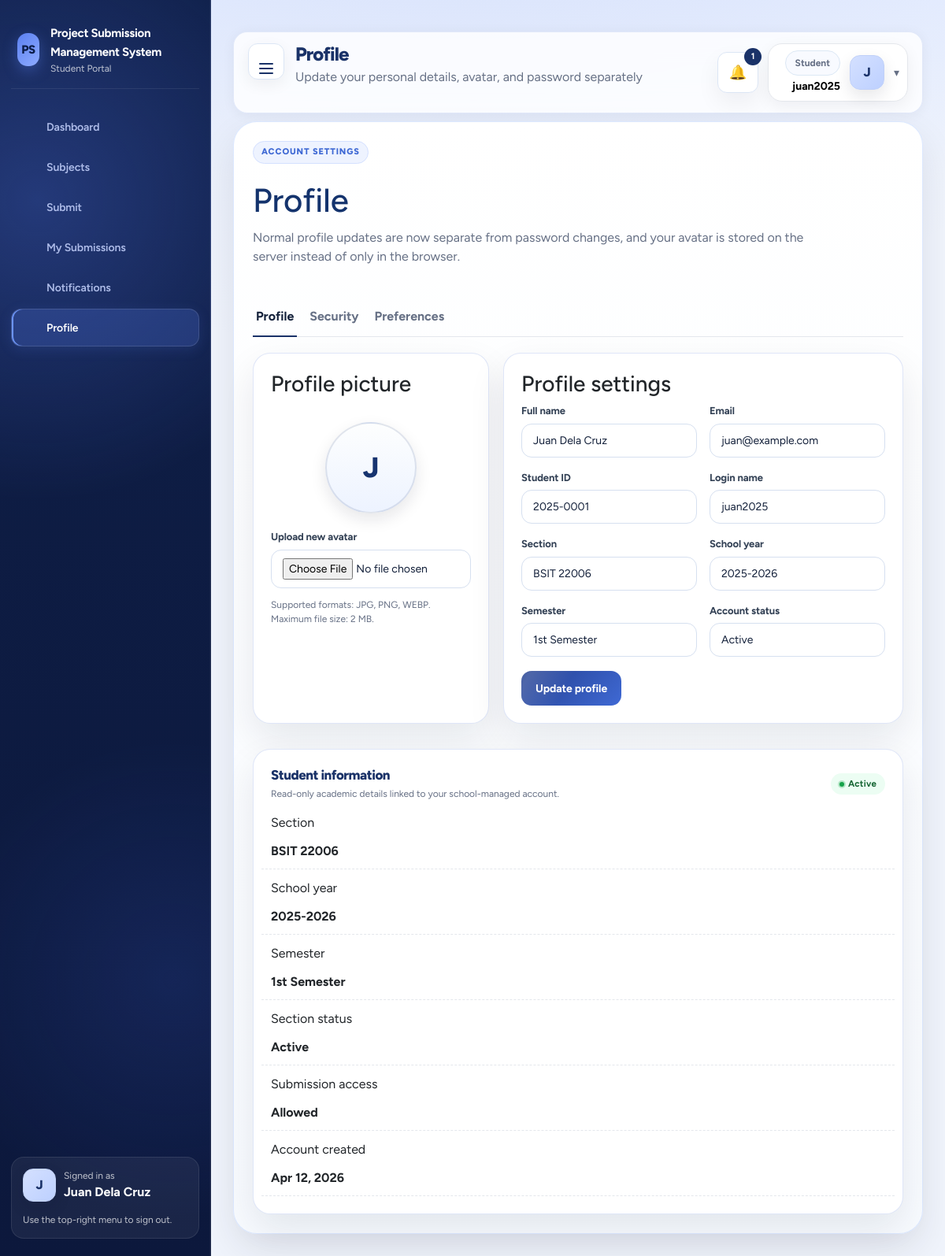
The page /project/student/profile.php (signed in) on the database its author committed.
### tables this page shows
CREATE TABLE students (
    id INT AUTO_INCREMENT PRIMARY KEY,
    student_id VARCHAR(50) NOT NULL UNIQUE,
    full_name VARCHAR(150) NOT NULL,
    email VARCHAR(150) NOT NULL UNIQUE,
    username VARCHAR(100) NOT NULL UNIQUE,
    password_hash VARCHAR(255) NOT NULL,
    avatar_path VARCHAR(255) NULL,
    section_id INT NOT NULL,
    account_status ENUM('pending', 'active', 'view_only', 'inactive', 'archived') NOT NULL DEFAULT 'pending',
    can_submit TINYINT(1) NOT NULL DEFAULT 1,
    created_at TIMESTAMP DEFAULT CURRENT_TIMESTAMP,
    updated_at TIMESTAMP DEFAULT CURRENT_TIMESTAMP ON UPDATE CURRENT_TIMESTAMP,
    CONSTRAINT fk_students_section FOREIGN KEY (section_id) REFERENCES sections(id) ON DELETE RESTRICT ON UPDATE CASCADE
);

CREATE TABLE sections (
    id INT AUTO_INCREMENT PRIMARY KEY,
    section_name VARCHAR(100) NOT NULL,
    school_year_id INT NOT NULL,
    semester_id INT NOT NULL,
    status ENUM('active', 'inactive', 'archived') NOT NULL DEFAULT 'active',
    notes TEXT NULL,
    created_at TIMESTAMP DEFAULT CURRENT_TIMESTAMP,
    updated_at TIMESTAMP DEFAULT CURRENT_TIMESTAMP ON UPDATE CURRENT_TIMESTAMP,
    CONSTRAINT fk_sections_school_year FOREIGN KEY (school_year_id) REFERENCES school_years(id) ON DELETE RESTRICT ON UPDATE CASCADE,
    CONSTRAINT fk_sections_semester FOREIGN KEY (semester_id) REFERENCES semesters(id) ON DELETE RESTRICT ON UPDATE CASCADE,
    UNIQUE KEY uniq_section_year_sem (section_name, school_year_id, semester_id)
);

CREATE TABLE school_years (
    id INT AUTO_INCREMENT PRIMARY KEY,
    label VARCHAR(20) NOT NULL UNIQUE,
    is_active TINYINT(1) NOT NULL DEFAULT 1,
    created_at TIMESTAMP DEFAULT CURRENT_TIMESTAMP,
    updated_at TIMESTAMP DEFAULT CURRENT_TIMESTAMP ON UPDATE CURRENT_TIMESTAMP
);

CREATE TABLE semesters (
    id INT AUTO_INCREMENT PRIMARY KEY,
    school_year_id INT NOT NULL,
    name VARCHAR(50) NOT NULL,
    is_active TINYINT(1) NOT NULL DEFAULT 1,
    created_at TIMESTAMP DEFAULT CURRENT_TIMESTAMP,
    updated_at TIMESTAMP DEFAULT CURRENT_TIMESTAMP ON UPDATE CURRENT_TIMESTAMP,
    CONSTRAINT fk_semesters_school_year FOREIGN KEY (school_year_id) REFERENCES school_years(id) ON DELETE CASCADE ON UPDATE CASCADE,
    UNIQUE KEY uniq_semester (school_year_id, name)
);

### project/student/profile.php (the view, shortened to what the rows shown need)
<?php
require_once __DIR__ . '/../backend/helpers/query.php';
$student = current_user();
$studentDetail = fetch_student_detail((int) ($student['id'] ?? 0)) ?: $student;
$title = 'Profile';
$avatarClass = 'student-profile-avatar';
require_once __DIR__ . '/../backend/partials/header.php';
?>
<section class="student-page-shell">
  <div class="student-page-card settings-shell" data-settings-tabs>
    <div class="student-page-toolbar student-simple-toolbar">
      <div>
        <h2>Profile</h2>
      </div>
    </div>
    <section id="student-profile-tab" class="settings-tab-panel is-active" role="tabpanel">
      <form method="post" enctype="multipart/form-data" class="stack">
        <div class="student-profile-layout">
          <article class="card student-profile-media-card">
            <div class="student-profile-avatar-wrap">
              <div class="<?= h($avatarClass) ?>" data-student-avatar data-avatar-initial="<?= h($avatarInitial) ?>"<?= $avatarStyle ?>><?= h($avatarInitial) ?></div>
            </div>
          </article>
          <article class="card student-profile-form-card">
            <div class="form-grid">
              <div><label>Full name</label><input name="full_name" value="<?= h($student['full_name']) ?>" required></div>
              <div><label>Email</label><input type="email" name="email" value="<?= h($student['email']) ?>" required></div>
              <div><label>Student ID</label><input value="<?= h($student['student_id'] ?? $student['username'] ?? '') ?>" readonly></div>
              <div><label>Login name</label><input value="<?= h($student['username'] ?? '') ?>" readonly></div>
              <div><label>Section</label><input value="<?= h($studentDetail['section_name'] ?? 'Not assigned') ?>" readonly></div>
              <div><label>School year</label><input value="<?= h($studentDetail['school_year'] ?? 'Not set') ?>" readonly></div>
              <div><label>Semester</label><input value="<?= h($studentDetail['semester'] ?? 'Not set') ?>" readonly></div>
              <div><label>Account status</label><input value="<?= h(ucwords(str_replace('_', ' ', (string) ($studentDetail['account_status'] ?? 'active')))) ?>" readonly></div>
            </div>
          </article>
        </div>
        <article class="card" style="margin-top:1rem;">
          <div class="split-header">
            <div>
              <h3 class="section-title">Student information</h3>
              <div class="muted small">Read-only academic details linked to your school-managed account.</div>
            </div>
            <?= status_badge((string) ($studentDetail['account_status'] ?? 'active')) ?>
          </div>
          <div class="info-list">
            <div class="row"><span>Section</span><strong><?= h($studentDetail['section_name'] ?? 'Not assigned') ?></strong></div>
            <div class="row"><span>School year</span><strong><?= h($studentDetail['school_year'] ?? 'Not set') ?></strong></div>
            <div class="row"><span>Semester</span><strong><?= h($studentDetail['semester'] ?? 'Not set') ?></strong></div>
            <div class="row"><span>Section status</span><strong><?= h(ucwords(str_replace('_', ' ', (string) ($studentDetail['section_status'] ?? 'active')))) ?></strong></div>
            <div class="row"><span>Account created</span><strong><?= h(!empty($studentDetail['created_at']) ? date('M d, Y', strtotime((string) $studentDetail['created_at'])) : 'Unknown') ?></strong></div>
          </div>
        </article>
      </form>
    </section>
  </div>
</section>
<?php require_once __DIR__ . '/../backend/partials/footer.php'; ?>

### project/backend/partials/header.php (shortened to what the rows shown need)
<?php
$role = current_role();
$user = current_user();
$currentPath = $_SERVER['PHP_SELF'] ?? '';
$nav = [
    'admin' => [
        'Dashboard' => 'admin/dashboard.php',
        'Sections' => 'admin/sections.php',
        'Academic' => 'admin/academic.php',
        'Students' => 'admin/students.php',
        'Teachers' => 'admin/teachers.php',
        'Subjects' => 'admin/subjects.php',
        'Submissions' => 'admin/submissions.php',
        'Requests' => 'admin/requests.php',
        'Reports' => 'admin/reports.php',
        'Notifications' => 'admin/notifications.php',
        'Bulk Move' => 'admin/bulk_move.php',
        'Audit Logs' => 'admin/audit_logs.php',
        'System Tools' => 'admin/system_tools.php',
        'Settings' => 'admin/settings.php',
    ],
    'teacher' => [
        'Dashboard' => 'teacher/dashboard.php',
        'Students' => 'teacher/students.php',
        'Subjects' => 'teacher/subjects.php',
        'Submissions' => 'teacher/submissions.php',
        'Notifications' => 'teacher/notifications.php',
        'Profile' => 'teacher/profile.php',
    ],
    'student' => [
        'Dashboard' => 'student/dashboard.php',
        'Subjects' => 'student/subjects.php',
        'Submit' => 'student/submit.php',
        'My Submissions' => 'student/my_submissions.php',
        'Notifications' => 'student/notifications.php',
        'Profile' => 'student/profile.php',
    ],
];
$avatarInitial = strtoupper(substr(trim((string) ($user['full_name'] ?? $user['username'] ?? 'U')), 0, 1));
$avatarPath = trim((string) ($user['avatar_path'] ?? ''));
$avatarUrl = $avatarPath !== '' ? url(ltrim($avatarPath, '/')) : '';
$avatarStyle = $avatarUrl !== '' ? ' style="background-image:url(' . h($avatarUrl) . ')"' : '';
$avatarClasses = 'student-avatar';
$avatarSmallClasses = 'student-avatar student-avatar-small';
$unreadCount = 0;
$recentNotifications = [];
if ($role && $user) {
    $unreadCount = count_unread_notifications($role, (int) $user['id']);
    $recentNotifications = fetch_notifications($role, (int) $user['id'], 5);
}
?>
<!doctype html>
<html lang="en">
<head>
  <link href="https://cdn.jsdelivr.net/npm/bootstrap@5.3.3/dist/css/bootstrap.min.css" rel="stylesheet">
  <link href="https://cdn.jsdelivr.net/npm/bootstrap-icons@1.11.3/font/bootstrap-icons.min.css" rel="stylesheet">
  <link rel="stylesheet" href="<?= h(asset_url('app.css')) ?>">
</head>
<body class="role-<?= h($role ?: 'guest') ?>">
<div class="app-shell">
<?php if ($role): ?>
  <aside class="sidebar sidebar-pro <?= $role === 'student' ? 'student-sidebar-shell' : '' ?>" data-sidebar>
    <div class="brand-block student-brand-block">
      <div class="brand-mark">PS</div>
      <div>
        <strong><?= h(APP_NAME) ?></strong>
        <div class="muted small sidebar-muted"><?= h(ucfirst($role)) ?> Portal</div>
      </div>
    </div>
    <nav class="side-nav <?= $role === 'student' ? 'student-side-nav-modern' : '' ?>">
      <?php foreach (($nav[$role] ?? []) as $label => $path): ?>
        <?php $isActive = str_contains($currentPath, basename($path)); ?>
        <a class="<?= $isActive ? 'active' : '' ?>" href="<?= h(url($path)) ?>" data-nav-label="<?= h($label) ?>" <?= $isActive ? 'aria-current="page"' : '' ?>>
          <span class="nav-icon"><?= $navIcons[$label] ?? ($navIcons['Settings'] ?? '') ?></span>
          <span><?= h($label) ?></span>
        </a>
      <?php endforeach; ?>
    </nav>
    <div class="sidebar-footer <?= $role === 'student' ? 'student-sidebar-profile' : '' ?>">
      <div class="student-sidebar-user">
        <div class="<?= h($avatarSmallClasses) ?>" data-student-avatar data-avatar-initial="<?= h($avatarInitial) ?>"<?= $avatarStyle ?>><?= h($avatarInitial) ?></div>
        <div>
          <div class="muted small sidebar-muted">Signed in as</div>
          <strong><?= h($user['full_name'] ?? $user['username'] ?? 'User') ?></strong>
        </div>
      </div>
      <div class="muted small sidebar-muted">Use the top-right menu to sign out.</div>
    </div>
  </aside>
<?php endif; ?>
<main class="main-content <?= $role ? '' : 'no-sidebar' ?>">
  <header class="topbar modern-topbar <?= $role === 'student' ? 'student-topbar-shell' : '' ?>">
    <div class="topbar-heading-wrap">
      <div>
      <h1><?= h($title ?? 'Dashboard') ?></h1>
      </div>
    </div>
    <?php if ($role && $user): ?>
      <div class="topbar-meta modern-meta <?= $role === 'student' ? 'student-topbar-meta' : '' ?>">
        <div class="notification-menu">
          <button type="button" class="icon-btn topbar-alert-btn <?= str_contains($currentPath, 'notifications.php') ? 'is-current' : '' ?>" data-toggle-menu data-notification-toggle aria-expanded="false" aria-haspopup="true" aria-controls="topbar-notification-dropdown" aria-label="Toggle notifications<?= $unreadCount > 0 ? ' (' . (int) $unreadCount . ' unread)' : '' ?>" title="Notifications">
            <span class="topbar-alert-icon" aria-hidden="true">🔔</span>
            <?php if ($unreadCount > 0): ?><span class="badge-count"><?= (int) $unreadCount ?></span><?php endif; ?>
          </button>
            <?php if ($recentNotifications): ?>
              <?php foreach ($recentNotifications as $note): ?>
                    <?= status_badge($note['type']) ?>
              <?php endforeach; ?>
            <?php else: ?>
              <div class="notification-empty muted">No notifications yet.</div>
            <?php endif; ?>
        </div>
        <div class="profile-menu dropdown-shell <?= $role === 'student' ? 'student-topbar-usercard' : '' ?>" data-dropdown-shell>
          <button type="button" class="profile-toggle" data-dropdown-toggle aria-expanded="false" aria-label="Open profile menu" title="Profile menu">
            <div class="profile-toggle-copy">
              <div class="pill soft"><?= h(ucfirst($role)) ?></div>
              <strong><?= h($user['username'] ?? $user['full_name'] ?? 'User') ?></strong>
            </div>
            <div class="<?= h($avatarClasses) ?>" data-student-avatar data-avatar-initial="<?= h($avatarInitial) ?>"<?= $avatarStyle ?>><?= h($avatarInitial) ?></div>
            <span class="profile-caret" aria-hidden="true">▾</span>
          </button>
        </div>
      </div>
    <?php endif; ?>
  </header>

### project/backend/helpers/query.php (shortened to what the rows shown need)
<?php
require_once __DIR__ . '/../config/auth.php';
function status_badge(string $status): string {
    return '<span class="status ' . h($status) . '">' . h(ucwords(str_replace('_', ' ', $status))) . '</span>';
}
function fetch_student_detail(int $studentId): ?array {
    $stmt = pdo()->prepare('SELECT st.*, sec.section_name, sec.status AS section_status, sy.label AS school_year, sem.name AS semester FROM students st JOIN sections sec ON sec.id = st.section_id JOIN school_years sy ON sy.id = sec.school_year_id JOIN semesters sem ON sem.id = sec.semester_id WHERE st.id = ? LIMIT 1');
    $stmt->execute([$studentId]);
    $student = $stmt->fetch();
    return $student ?: null;
}

### rows shown on the page
students: full_name "J", full_name "Juan Dela Cruz", id "1", username "juan2025", email "juan@example.com", student "2025-0001", section.section_name "BSIT 22006", label "2025-2026", name "1st Semester", account_status "Active", school_years.label "2025-2026", semesters.name "1st Semester", section.status "Active", created_at "Apr 12, 2026"

### other values the page prints
APP_NAME "Project Submission Management System"
$role "Student"
$label "Dashboard"
$label "Subjects"
$label "Submit"
$label "My Submissions"
$label "Notifications"
$label "Profile"
$title "Profile"
$subtitle "Update your personal details, avatar, and password separately"
